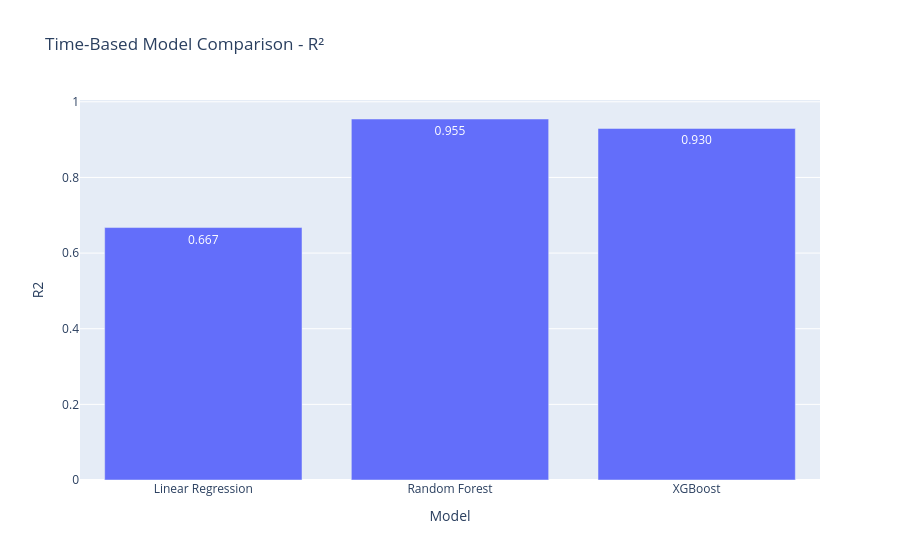

The cell this chart's notebook holds for it:
### Code cell
fig = px.bar(
    time_results,
    x="Model",
    y="R2",
    title="Time-Based Model Comparison - R²",
    text_auto=".3f"
)

fig.show()

### Figure 1 — Plotly figure (JSON) as saved in the notebook; plotly's stock layout.template omitted (floating-point values rounded to 4 significant figures)
{"data": [{"hovertemplate": "Model=%{x}<br>R2=%{y}<extra></extra>", "legendgroup": "", "marker": {"color": "#636efa", "pattern": {"shape": ""}}, "name": "", "orientation": "v", "showlegend": false, "textposition": "auto", "texttemplate": "%{y:.3f}", "type": "bar", "x": ["Linear Regression", "Random Forest", "XGBoost"], "xaxis": "x", "y": [0.6675, 0.9545, 0.9296], "yaxis": "y"}], "layout": {"barmode": "relative", "legend": {"tracegroupgap": 0}, "title": {"text": "Time-Based Model Comparison - R²"}, "xaxis": {"anchor": "y", "domain": [0, 1], "title": {"text": "Model"}}, "yaxis": {"anchor": "x", "domain": [0, 1], "title": {"text": "R2"}}}}
